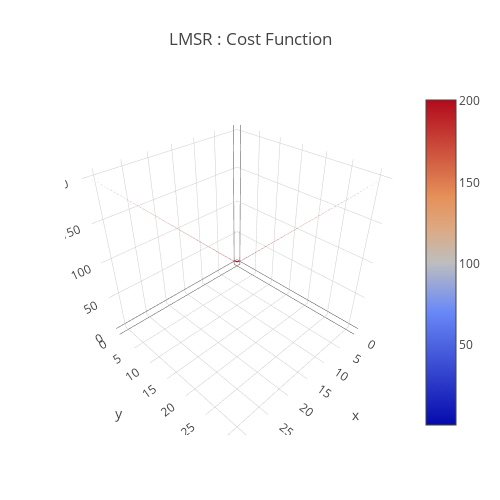

Notebook cell for this chart:
### Code cell
b = 1
data = [
    go.Surface(
        z=LMSR(x,y,b)
    )
]
layout = go.Layout(
    title='LMSR : Cost Function',
    autosize=False,
    width=500,
    height=500,
    margin=dict(
        l=65,
        r=50,
        b=65,
        t=90
    )
)
fig = go.Figure(data=data, layout=layout)
URL = plotly.offline.iplot(fig, filename='Costfunction-3d-surface.html')

### Figure 1 — Plotly figure (JSON) as saved in the notebook; plotly's stock layout.template omitted (floating-point values rounded to 4 significant figures; data arrays with more than 128 entries replaced by an {"elided": "..."} marker saying what was removed)
{"data": [{"type": "surface", "uid": "bda293e8-4f66-4889-a2c8-91a0d537fbed", "z": {"elided": "32x32 float values"}}], "layout": {"autosize": false, "height": 500, "margin": {"b": 65, "l": 65, "r": 50, "t": 90}, "title": {"text": "LMSR : Cost Function"}, "width": 500}}
